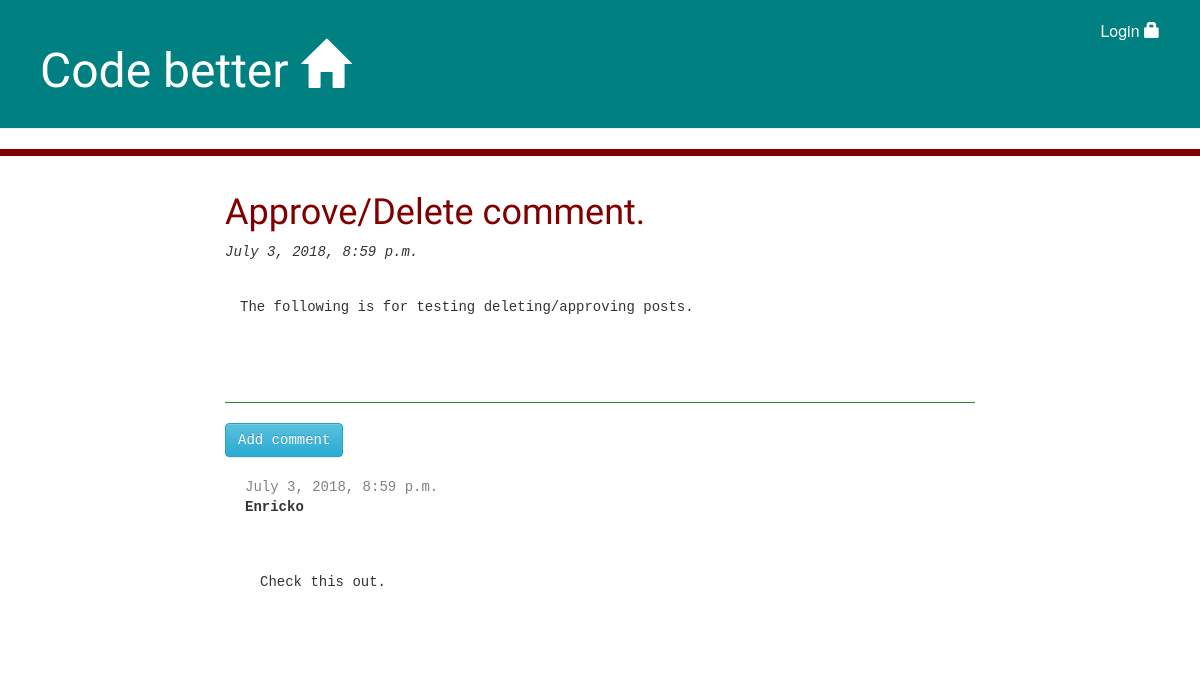
Screenshot of /post/9/ with the database file from the repository.
### blog/models.py (models this page shows, shortened)
class Post(models.Model):
	author=models.ForeignKey('auth.User', on_delete=models.CASCADE)
	title=models.CharField(max_length=200)
	text=models.TextField()
	created_date=models.DateTimeField(
		default=timezone.now)
	published_date=models.DateTimeField(blank=True, null=True)

class Comment(models.Model):
	post=models.ForeignKey('blog.Post', on_delete=models.CASCADE, related_name='comments')
	author=models.CharField(max_length=200)
	text=models.TextField()
	created_date=models.DateTimeField(default=timezone.now)
	approved_comment=models.BooleanField(default=False)

### blog/views.py (the view)
# urls.py: url(r'^post/(?P<pk>\d+)/$',views.post_detail, name='post_detail'),
def post_detail(request,pk):
	post=get_object_or_404(Post,pk=pk)
	return render (request, 'blog/post_detail.html', {'post':post})

### blog/templates/blog/post_detail.html (shortened to what this page needs)
{% extends 'blog/base.html' %}
{%  block content%}
<div class="post">
    <h1>{{ post.title}} </h1>
    {% if post.published_date %}
    <div>
    	<em>{{ post.published_date }} </em>
    </div>
    {% else %}
    <a class="btn btn-success save" href="{% url 'post_publish' pk=post.pk %}"> Publish </a>
    {% endif %}
<br>
    <p>
    	{{ post.text|linebreaksbr }}
    </p>
</div>
<hr class="hr-comment">
<a class="btn btn-info" href="{% url 'add_comment_to_post' pk=post.pk %}">Add comment</a>
{% for comment in post.comments.all %}
 {% if user.is_authenticated or comment.approved_comment %}
  <div class="comment">
    <div class="date">
     {{ comment.created_date }}
    </div>
    <strong> {{ comment.author }}</strong>
    <p> {{ comment.text|linebreaks}} </p>
  </div>
  {% endif %}
  {% empty %}
  <p>No comments here yet: (</p>
 {% endfor %}
{% endblock %}

### blog/static/css/blog.css (style rules this page uses)
p { padding: 15px; font-family: monospace; }
h1, h2, h3, h4 { font-family: Amita, cursive; }
.date { color: #828282; }
.post { margin-bottom: 70px; }
.post h1 { color: maroon; }
.hr-comment { border-top: 1px solid forestgreen; }
.comment { margin: 20px 0px 20px 20px; }

### rows the page displays
Post: title "Approve/Delete comment.", published_date "July 3, 2018, 8:59 p.m.", text "The following is for testing deleting/approving posts."
Comment: created_date "July 3, 2018, 8:59 p.m.", author "Enricko", text "Check this out."
